Frame 1 (no input): blank canvas, image omitted
Frame 60 (no input): blank canvas, image omitted
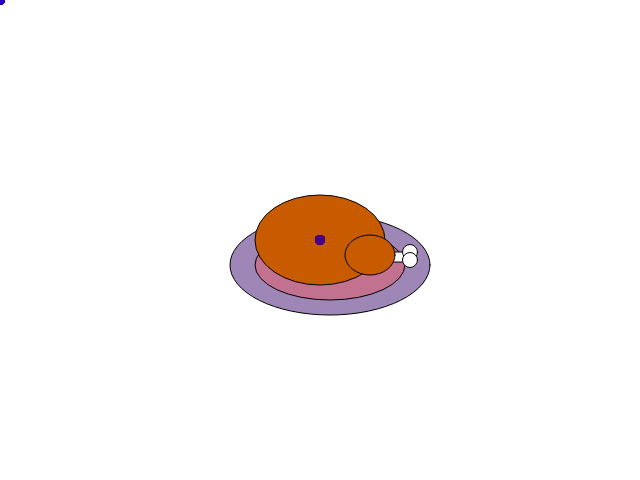
Frame 120 (the mouse pressed at the canvas centre since frame 60)

The p5.js sketch whose frames 1 and 60 were blank and that drew this single picture after the mouse press (run headless with seeded random() and noise() and a simulated clock; from frame 60 on, the mouse is pressed at the canvas centre):

// p5.js sketch
// ── sketch.js


function circle(x, y, diameter) {
  ellipse(x, y, diameter, diameter);
}

function chicken(x, y) {
  
  stroke(0);
  
  //Plate Outside Rim
  fill(50, 0, 100, 120);
  ellipse(x+10, y+25, 200, 100);
  
  //Plate Inside Rim
  fill(250, 80, 80, 100);
  ellipse(x+10, y+25, 150, 70);
  
  //Chicken
  fill(200, 90, 0);
  ellipse(x, y, 130, 90);
  
   //Chicken Bone
  fill(255, 255, 255);
  rect(x+50, y+12, 40, 10)
  
  //Chicken Bone Circle
  fill(255, 255, 255);
  ellipse(x+90, y+12, 15);
  
   //Chicken Bone Circle
  fill(255, 255, 255);
  ellipse(x+90, y+20, 15);
  
  //Chicken Leg
  fill(200, 90, 0);
  ellipse(x+50, y+15, 50, 40);
}

var myRed = 10;
var myGreen = 0;
var myBlue = 255;

function setup() {
  createCanvas(640, 480);
}

function draw() {
  noStroke();
  fill(myRed, myGreen, myBlue);
  circle(mouseX, mouseY, 10);
  //chicken(mouseX, mouseY);
  myRed = myRed + 0.5;
  if (myRed > 255) {
    myRed = 0;
  }
  myBlue = myBlue - 1;
  if (myBlue <= 0) {
    myBlue=255;
  }
}

function mousePressed() {
  chicken(mouseX, mouseY);
}
